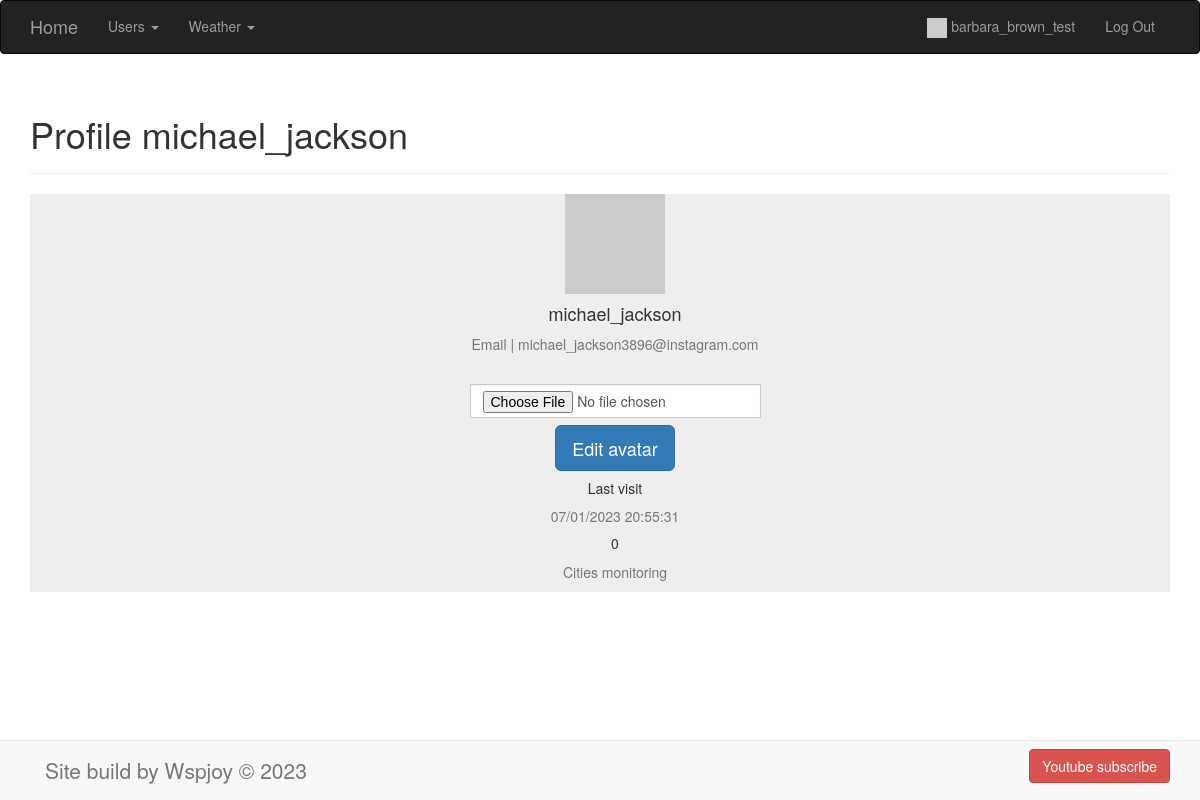
/auth/profile/2 (signed in), run on the app's committed database.
### app/auth/models.py (models this page shows, shortened)
class User(BaseModel, UserMixin):
    name = CharField(max_length=100)
    email = CharField(max_length=150, unique=True, index=True)
    password_hash = CharField(max_length=128)
    last_visit = DateTimeField(default=datetime.datetime.now)
    role = ForeignKeyField(Role, backref='users')
    profile = ForeignKeyField(Profile)
    @property
    def password(self):
        raise AttributeError('password is not a readable attribute')

### app/auth/routes.py (the view, shortened to what this page needs)
@auth.route('/profile/<int:user_id>')
@login_required
def show_profile(user_id):
    user = User.select().where(User.id == user_id).first()
    if not user:
        abort(404)
    if check_permissions(current_user.id):
        return render_template(
            'auth/profile.html',
            title=f'Profile {user.name}',
            user=user
        )

### app/auth/utils.py (called while the page is built)
@login_manager.user_loader
def load_user(user_id):
    return User.select().where(User.id == int(user_id)).first()

def check_permissions(current_user_id: int):
    user = User.select().where(User.id == current_user_id).first()
    if user.role.name != 'admin':
        return False
    return True

### app/templates/auth/profile.html (shortened to what this page needs)
{% extends '_base.html' %}
{% import "bootstrap/wtf.html" as wtf %}
{% block page_content %}
<div class="page-header">
    <h1>{{ title }}</h1>
</div>
<section class="vh-50" style="background-color: #eee;">
  <div class="container py-5 h-100">
    <div class="row d-flex justify-content-center align-items-center h-50">
      <div class="col-md-12 col-xl-4">
        <div class="card" style="border-radius: 15px;">
          <div class="card-body text-center">
            <div class="mt-3 mb-4">
              <img src="{{ user.profile.avatar }}"
                class="rounded-circle img-fluid" style="width: 100px;" />
            </div>
            <h4 class="mb-2">{{ user.name }}</h4>
            <p class="text-muted mb-4">Email <span class="mx-2">|</span>
                {{ user.email }}
            </p>
            <div class="input-group center-block">
              <div class="col-lg-push-1">
                <form action="{{ url_for('auth.upload_avatar', user_id=user.id) }}" method="post" enctype="multipart/form-data">
                  <input type="file" class="form-control" name="avatar" accept="image/*">
                  <br>
                  <button type="submit" class="btn btn-primary btn-rounded btn-lg">
                    Edit avatar
                  </button>
                </form>
              </div>
            </div>
            <div class="d-flex justify-content-between text-center mt-5 mb-2">
              <div>
                <p class="mb-2 h5">Last visit</p>
                <p class="text-muted mb-0">{{ user.last_visit.strftime('%d/%m/%Y %H:%M:%S') }}</p>
              </div>
            </div>
            <div class="d-flex justify-content-between text-center mt-5 mb-2">
              <div>
                <p class="mb-2 h5">{{ user.city_user|length }}</p>
                <p class="text-muted mb-0">Cit{% if user.city_user|length == 1 %}y{% else %}ies{% endif %} monitoring</p>
              </div>
            </div>
          </div>
        </div>
      </div>
    </div>
  </div>
</section>
{% endblock page_content %}

### app/templates/nav/nav_bar_top.html (shortened to what this page needs)
<nav class="navbar navbar-inverse">
  <div class="container">
    <div class="navbar-header">
      <a class="navbar-brand" href="{{ url_for('main.index') }}">Home</a>
    </div>
    <div class="collapse navbar-collapse" id="bs-example-navbar-collapse-1">
      <ul class="nav navbar-nav">
        <li class="dropdown font">
          <a href="#" class="dropdown-toggle" data-toggle="dropdown" role="button" aria-haspopup="true" aria-expanded="false">
              Users <span class="caret"></span></a>
        </li>
      </ul>
      <ul class="nav navbar-nav">
        <li class="dropdown">
          <a href="#" class="dropdown-toggle" data-toggle="dropdown" role="button" aria-haspopup="true" aria-expanded="false">
              Weather <span class="caret"></span></a>
        </li>
      </ul>
        <ul class="nav navbar-nav navbar-right">
            {% if current_user.is_authenticated %}
            <li>
                <a href="{{ url_for('auth.show_profile', user_id=current_user.id) }}">
                    <img src="{{ current_user.profile.avatar }}" alt="avatar" width="20" height="20">
                    {{ current_user.name }}
                </a>
            </li>
            <li><a href="{{ url_for('auth.logout') }}">Log Out</a></li>
            {% else %}
            <li><a href="{{ url_for('auth.login') }}">Log In</a></li>
            <li><a href="{{ url_for('auth.register') }}">Register</a></li>
            {% endif %}
        </ul>
    </div>
  </div>
</nav>

### app/static/css/style.css (style rules this page uses)
.center-block { display: flex; align-items: center; justify-content: center; }

### data on the page
User: name "barbara_brown_test"
User: name "michael_jackson", email "michael_jackson3896@instagram.com", last_visit "07/01/2023 20:55:31"

### other printed values
{{ title }} "Profile michael_jackson"
{{ user.city_user|length }} "0"
